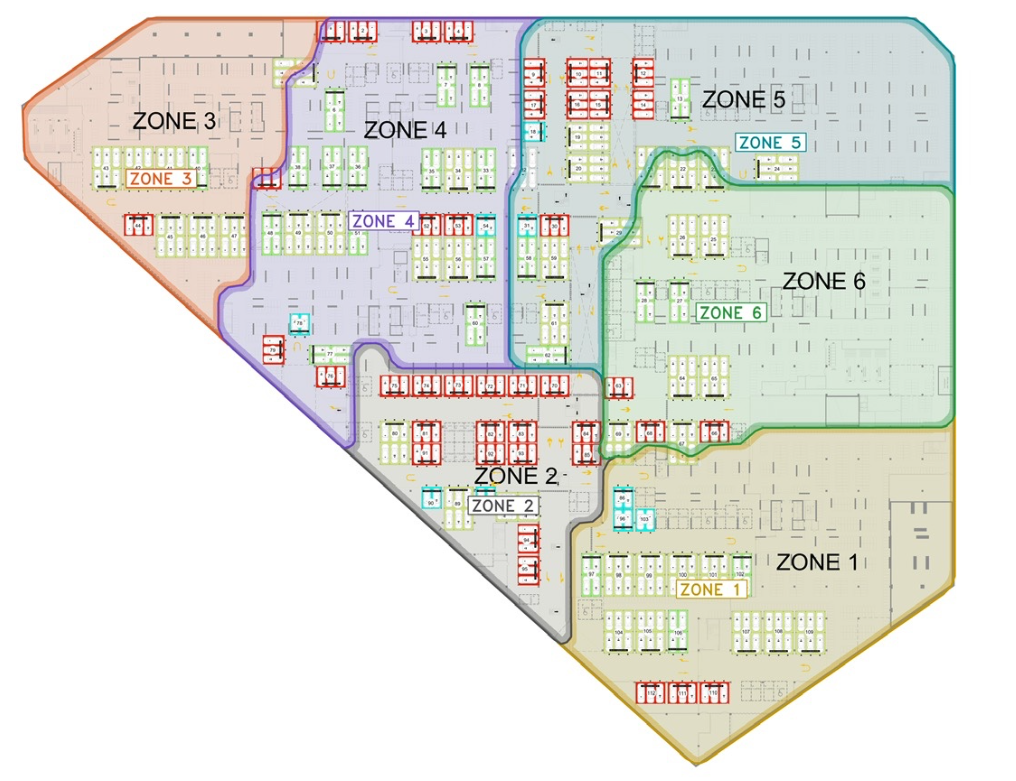
#> input picture TotalParking/Images/zones_map.png, 1016 x 781 px, given in place of zones_map.jpeg, which was not available
$ python crop_zone4.py
#> lines starting #> are read from the running program, lines starting #| are printed output that depends on the picture; pictures that were not available may be replaced by others from this repository, and a replacement may not be noted
import os
from PIL import Image, ImageDraw, ImageFont

img_path = 'TotalParking/Images/zones_map.jpeg'
img = Image.open(img_path)
#> img is the input picture: PIL image 1016x781 RGBA; mean R, G, B, A 227.4, 227.9, 221.1, 255

container_w = 1016
container_h = 781

disp_w = container_w
disp_h = int(img.height * (container_w / img.width))
#> disp_h = 781
pad_y = int((container_h - disp_h) / 2.0)
#> pad_y = 0

img_resized = img.resize((disp_w, disp_h), Image.Resampling.LANCZOS)
canvas = Image.new('RGB', (container_w, container_h), (15, 23, 42))
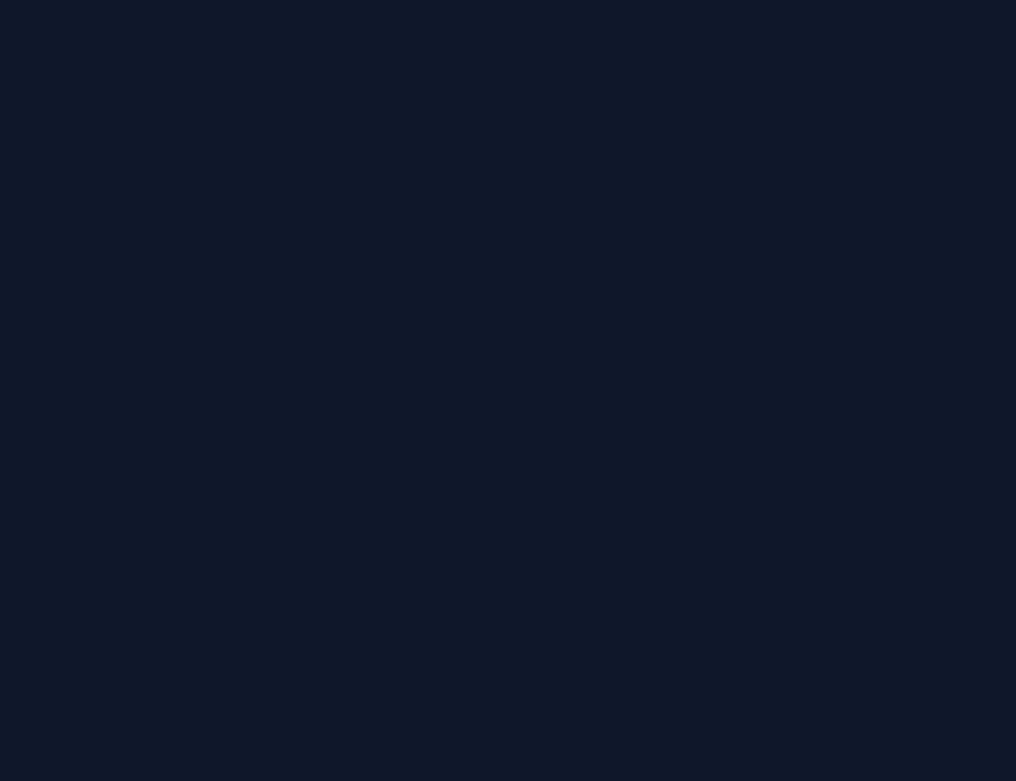
#> canvas: PIL image 1016x781 RGB; mean R, G, B 15, 23, 42
canvas.paste(img_resized, (0, pad_y))

# Crop Zone 4 region
rx = (250, 650)
ry = (0, 550)

crop = canvas.crop((rx[0], ry[0], rx[1], ry[1]))
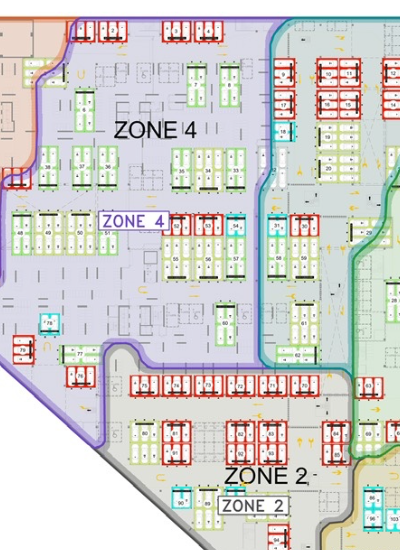
#> crop: PIL image 400x550 RGB; mean R, G, B 210.7, 209.5, 207.1
draw = ImageDraw.Draw(crop)
font = ImageFont.load_default()

crop_w = rx[1] - rx[0]
crop_h = ry[1] - ry[0]

# Draw coordinate grid
for x in range(rx[0], rx[1], 10):
    lx = x - rx[0]
    color = (255, 0, 0) if x % 50 == 0 else (60, 60, 60)
    draw.line([(lx, 0), (lx, crop_h)], fill=color, width=1)
    if x % 50 == 0:
        draw.text((lx + 2, 5), str(x), fill=(255, 255, 0), font=font)

for y in range(ry[0], ry[1], 10):
    ly = y - ry[0]
    color = (255, 0, 0) if y % 50 == 0 else (60, 60, 60)
    draw.line([(0, ly), (crop_w, ly)], fill=color, width=1)
    if y % 50 == 0:
        draw.text((5, ly + 2), str(y), fill=(255, 255, 0), font=font)

# Also draw Zone 3 optimized polygon for context
pts3 = [(57,152), (185,46), (343,45), (308,248), (278,293), (308,390)]
pts3_local = [(x - rx[0], y - ry[0]) for x, y in pts3]
draw.polygon(pts3_local, outline=(255, 165, 0), width=2)

os.makedirs('TotalParking/scratch', exist_ok=True)
crop.save('TotalParking/scratch/zone4_grid_crop.png')
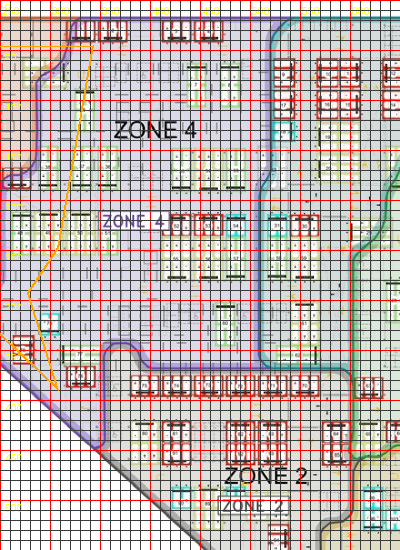
#> saved as zone4_grid_crop.png: PIL image 400x550 RGB; mean R, G, B 189.8, 178.8, 175.2
print("Successfully generated zone4_grid_crop.png")

$ run again, with TotalParking/Images/hmi_flow.jpg saved as TotalParking/Images/zones_map.png
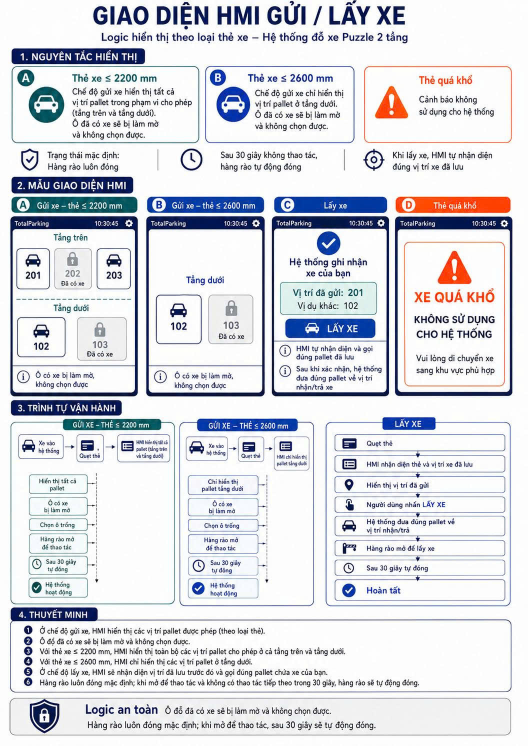
#> input picture TotalParking/Images/hmi_flow.jpg, 1055 x 1491 px, given in place of zones_map.jpeg, which was not available (shown at 1/2 size)
#> img is the input picture: PIL image 1055x1491 RGB; mean R, G, B 217.3, 219.2, 224.9
#> `canvas.paste(img_resized, (0, pad_y))`:
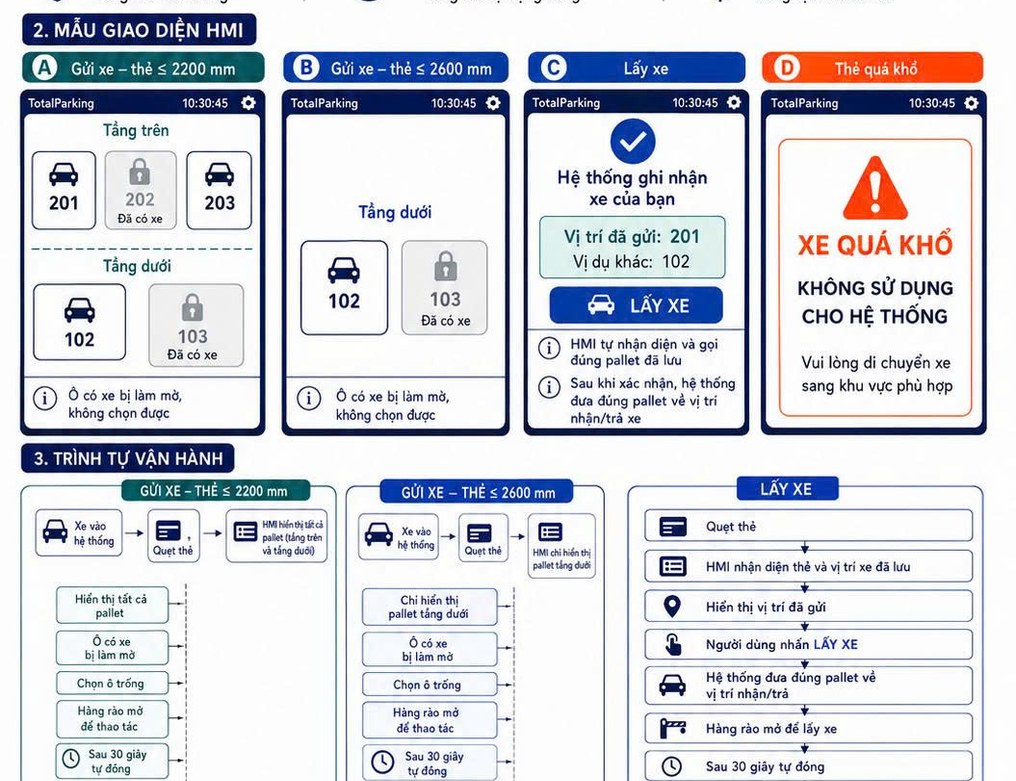
#> canvas: PIL image 1016x781 RGB; mean R, G, B 211.5, 213.9, 221.3
#> `crop.save('TotalParking/scratch/zone4_grid_crop.png')`:
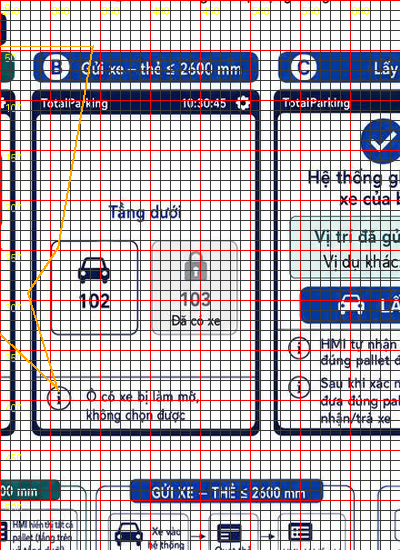
#> saved as zone4_grid_crop.png: PIL image 400x550 RGB; mean R, G, B 180.9, 176.2, 185.3

$ run again, with TotalParking/Images/plan_map.jpg saved as TotalParking/Images/zones_map.png
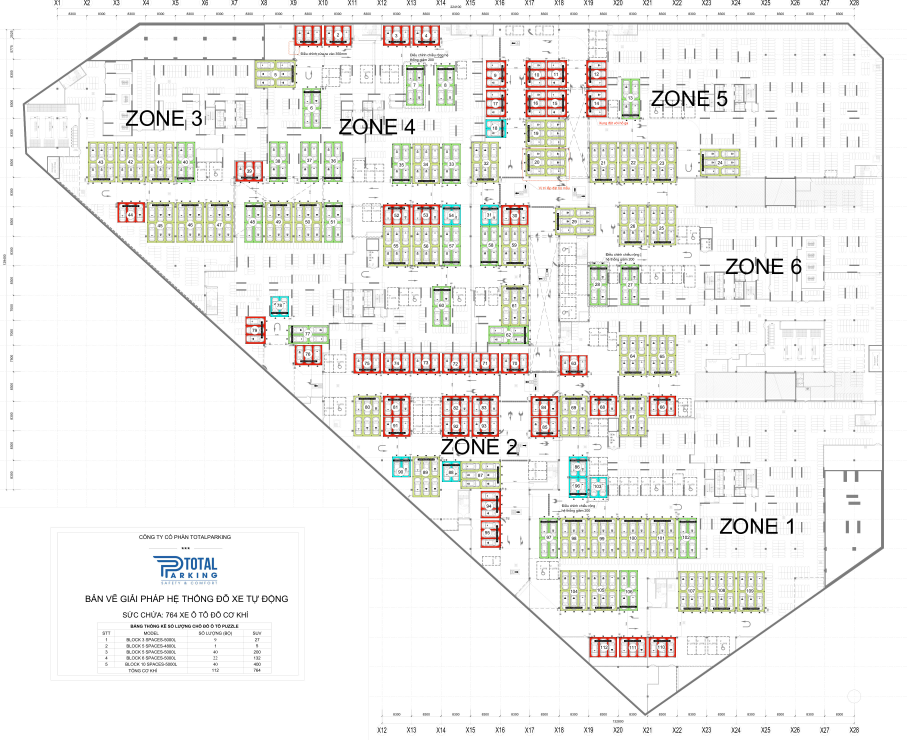
#> input picture TotalParking/Images/plan_map.jpg, 3628 x 2959 px, given in place of zones_map.jpeg, which was not available (shown at 1/4 size)
#> img is the input picture: PIL image 3628x2959 RGB; mean R, G, B 240.5, 239.7, 237.1
#> `canvas.paste(img_resized, (0, pad_y))`:
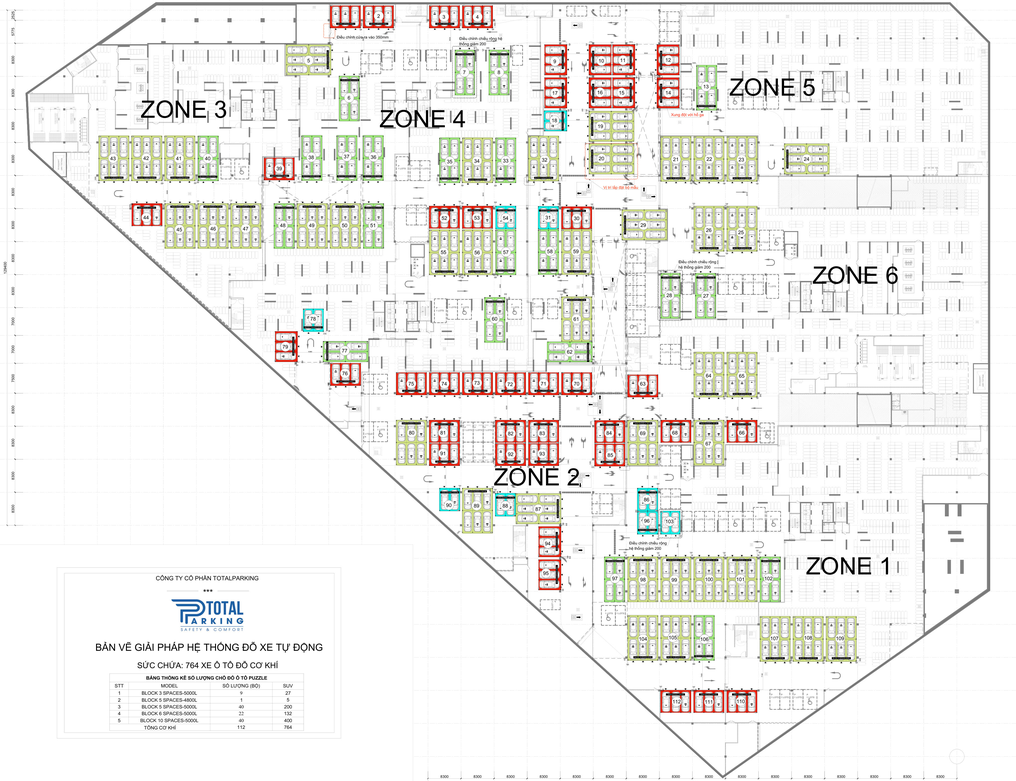
#> canvas: PIL image 1016x781 RGB; mean R, G, B 239.6, 238.8, 236
#> `crop.save('TotalParking/scratch/zone4_grid_crop.png')`:
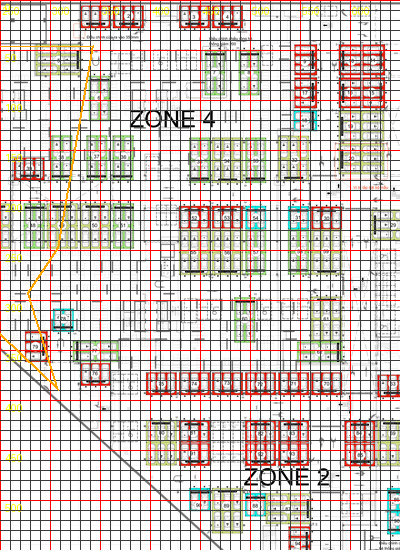
#> saved as zone4_grid_crop.png: PIL image 400x550 RGB; mean R, G, B 205.8, 193.1, 187.5
